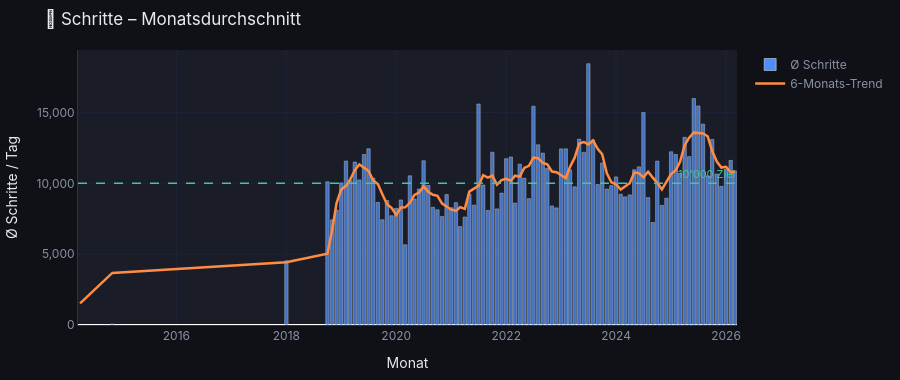

Notebook source saved alongside this figure:
### Markdown cell above
## 3 – Chart 1: Schritte (Monatsdurchschnitt)

### Code cell
fig_schritte = go.Figure()

if not df_monat.empty:
    # Datum aus Jahr + Monat zusammensetzen → als Python-Listen
    datum_liste    = [f"{int(r.jahr):04d}-{int(r.monat):02d}-01"
                      for r in df_monat.itertuples()]
    schritte_liste = [float(v) if not pd.isna(v) else None
                      for v in df_monat['schritte_avg']]

    # Balken
    fig_schritte.add_trace(go.Bar(
        x=datum_liste,
        y=schritte_liste,
        name='Ø Schritte',
        marker_color=C['blau'],
        marker_opacity=0.75,
        hovertemplate='%{x|%b %Y}<br>%{y:,.0f} Schritte<extra></extra>',
    ))

    # 6-Monats-Glättung als Linie
    schritte_series = pd.Series(schritte_liste)
    trend_liste = [float(v) if not pd.isna(v) else None
                   for v in schritte_series.rolling(6, min_periods=2, center=True).mean()]
    fig_schritte.add_trace(go.Scatter(
        x=datum_liste,
        y=trend_liste,
        name='6-Monats-Trend',
        mode='lines',
        line=dict(color=C['orange'], width=2.5),
        hovertemplate='%{x|%b %Y}<br>Trend: %{y:,.0f}<extra></extra>',
    ))

    # 10'000-Ziellinie
    fig_schritte.add_hline(
        y=10000,
        line=dict(color=C['gruen'], width=1.5, dash='dash'),
        annotation_text="10'000 Ziel",
        annotation_font=dict(color=C['gruen'], size=11),
        annotation_position='top right',
    )

fig_schritte.update_layout(
    **LAYOUT_BASE,
    title='📶 Schritte – Monatsdurchschnitt',
    xaxis_title='Monat',
    yaxis_title='Ø Schritte / Tag',
    yaxis_tickformat=',',
    barmode='overlay',
    height=380,
)

fig_schritte.show()
print("✅ Chart 1 erstellt")

### Figure 1 — Plotly figure (JSON) as saved in the notebook; plotly's stock layout.template omitted (floating-point values rounded to 4 significant figures)
{"data": [{"hovertemplate": "%{x|%b %Y}<br>%{y:,.0f} Schritte<extra></extra>", "marker": {"color": "#4f8ef7", "opacity": 0.75}, "name": "Ø Schritte", "type": "bar", "x": ["2014-04-01", "2014-11-01", "2018-01-01", "2018-10-01", "2018-11-01", "2018-12-01", "2019-01-01", "2019-02-01", "2019-03-01", "2019-04-01", "2019-05-01", "2019-06-01", "2019-07-01", "2019-08-01", "2019-09-01", "2019-10-01", "2019-11-01", "2019-12-01", "2020-01-01", "2020-02-01", "2020-03-01", "2020-04-01", "2020-05-01", "2020-06-01", "2020-07-01", "2020-08-01", "2020-09-01", "2020-10-01", "2020-11-01", "2020-12-01", "2021-01-01", "2021-02-01", "2021-03-01", "2021-04-01", "2021-05-01", "2021-06-01", "2021-07-01", "2021-08-01", "2021-09-01", "2021-10-01", "2021-11-01", "2021-12-01", "2022-01-01", "2022-02-01", "2022-03-01", "2022-04-01", "2022-05-01", "2022-06-01", "2022-07-01", "2022-08-01", "2022-09-01", "2022-10-01", "2022-11-01", "2022-12-01", "2023-01-01", "2023-02-01", "2023-03-01", "2023-04-01", "2023-05-01", "2023-06-01", "2023-07-01", "2023-08-01", "2023-09-01", "2023-10-01", "2023-11-01", "2023-12-01", "2024-01-01", "2024-02-01", "2024-03-01", "2024-04-01", "2024-05-01", "2024-06-01", "2024-07-01", "2024-08-01", "2024-09-01", "2024-10-01", "2024-11-01", "2024-12-01", "2025-01-01", "2025-02-01", "2025-03-01", "2025-04-01", "2025-05-01", "2025-06-01", "2025-07-01", "2025-08-01", "2025-09-01", "2025-10-01", "2025-11-01", "2025-12-01", "2026-01-01", "2026-02-01", "2026-03-01"], "y": [0, 69, 4528, 10109, 7418, 8111, 10032, 11573, 10190, 11506, 10244, 12038, 12440, 10368, 8654, 7430, 8785, 7712, 8235, 8827, 5665, 10532, 8892, 9597, 11595, 9847, 8307, 8135, 7657, 9204, 8277, 8633, 6950, 7625, 9238, 8460, 15603, 9883, 8091, 12199, 8196, 9311, 11741, 11857, 8608, 11350, 10362, 8919, 15442, 12723, 12134, 11061, 8402, 8268, 12432, 12437, 10948, 9754, 13119, 12191, 18443, 13055, 9916, 11438, 9597, 9840, 10454, 9229, 9043, 9183, 10960, 11166, 15006, 8993, 7238, 11568, 8447, 8952, 12228, 12038, 10699, 13249, 11889, 15993, 15466, 14182, 10527, 13095, 10660, 9787, 10983, 11620, 10880]}, {"hovertemplate": "%{x|%b %Y}<br>Trend: %{y:,.0f}<extra></extra>", "line": {"color": "#ff8c42", "width": 2.5}, "mode": "lines", "name": "6-Monats-Trend", "type": "scatter", "x": ["2014-04-01", "2014-11-01", "2018-01-01", "2018-10-01", "2018-11-01", "2018-12-01", "2019-01-01", "2019-02-01", "2019-03-01", "2019-04-01", "2019-05-01", "2019-06-01", "2019-07-01", "2019-08-01", "2019-09-01", "2019-10-01", "2019-11-01", "2019-12-01", "2020-01-01", "2020-02-01", "2020-03-01", "2020-04-01", "2020-05-01", "2020-06-01", "2020-07-01", "2020-08-01", "2020-09-01", "2020-10-01", "2020-11-01", "2020-12-01", "2021-01-01", "2021-02-01", "2021-03-01", "2021-04-01", "2021-05-01", "2021-06-01", "2021-07-01", "2021-08-01", "2021-09-01", "2021-10-01", "2021-11-01", "2021-12-01", "2022-01-01", "2022-02-01", "2022-03-01", "2022-04-01", "2022-05-01", "2022-06-01", "2022-07-01", "2022-08-01", "2022-09-01", "2022-10-01", "2022-11-01", "2022-12-01", "2023-01-01", "2023-02-01", "2023-03-01", "2023-04-01", "2023-05-01", "2023-06-01", "2023-07-01", "2023-08-01", "2023-09-01", "2023-10-01", "2023-11-01", "2023-12-01", "2024-01-01", "2024-02-01", "2024-03-01", "2024-04-01", "2024-05-01", "2024-06-01", "2024-07-01", "2024-08-01", "2024-09-01", "2024-10-01", "2024-11-01", "2024-12-01", "2025-01-01", "2025-02-01", "2025-03-01", "2025-04-01", "2025-05-01", "2025-06-01", "2025-07-01", "2025-08-01", "2025-09-01", "2025-10-01", "2025-11-01", "2025-12-01", "2026-01-01", "2026-02-01", "2026-03-01"], "y": [1532.0, 3676.0, 4425.0, 5039.0, 6711.0, 8628.0, 9572.0, 9805, 10276, 10930.0, 11330.0, 11131, 10875, 10200.0, 9952.0, 9232.0, 8531.0, 8274.0, 7776.0, 8293.0, 8310.0, 8625.0, 9185.0, 9355.0, 9795, 9396.0, 9190.0, 9124.0, 8571.0, 8369.0, 8143.0, 8058.0, 8321.0, 8197.0, 9418.0, 9626.0, 9817.0, 10579, 10410.0, 10550.0, 9904.0, 10230.0, 10320.0, 10180.0, 10540.0, 10470.0, 11090.0, 11234, 11820.0, 11770.0, 11450.0, 11340.0, 10840.0, 10789, 10590.0, 10370.0, 11160.0, 11810.0, 12820.0, 12920.0, 12750.0, 13027, 12440, 12050.0, 10720.0, 10079, 9934.0, 9558.0, 9785.0, 10010.0, 10760.0, 10730.0, 10420.0, 10820.0, 10403, 10034, 9571, 10080.0, 10660.0, 10940.0, 11510.0, 12680.0, 13220.0, 13580.0, 13551, 13530.0, 13320.0, 12290.0, 11539, 11112, 11170.0, 10786, 10820.0]}], "layout": {"annotations": [{"font": {"color": "#43c59e", "size": 11}, "showarrow": false, "text": "10'000 Ziel", "x": 1, "xanchor": "right", "xref": "x domain", "y": 10000, "yanchor": "bottom", "yref": "y"}], "barmode": "overlay", "font": {"color": "#e8eaf0", "family": "Inter, Arial, sans-serif", "size": 12}, "height": 380, "hoverlabel": {"bgcolor": "#1a1d27", "bordercolor": "#2d3142", "font": {"color": "#e8eaf0"}}, "legend": {"bgcolor": "rgba(0,0,0,0)", "bordercolor": "#2d3142", "font": {"color": "#8892a4"}}, "margin": {"b": 40, "l": 50, "r": 30, "t": 50}, "paper_bgcolor": "#0f1117", "plot_bgcolor": "#1a1d27", "shapes": [{"line": {"color": "#43c59e", "dash": "dash", "width": 1.5}, "type": "line", "x0": 0, "x1": 1, "xref": "x domain", "y0": 10000, "y1": 10000, "yref": "y"}], "title": {"text": "📶 Schritte – Monatsdurchschnitt"}, "xaxis": {"gridcolor": "#1e2236", "linecolor": "#2d3142", "tickcolor": "#2d3142", "tickfont": {"color": "#8892a4"}, "title": {"text": "Monat"}}, "yaxis": {"gridcolor": "#1e2236", "linecolor": "#2d3142", "tickcolor": "#2d3142", "tickfont": {"color": "#8892a4"}, "tickformat": ",", "title": {"text": "Ø Schritte / Tag"}}}}
